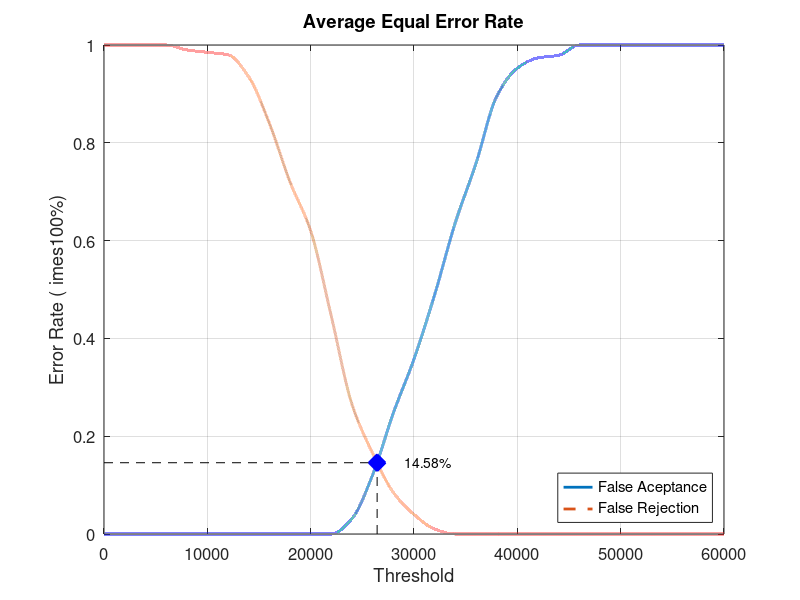
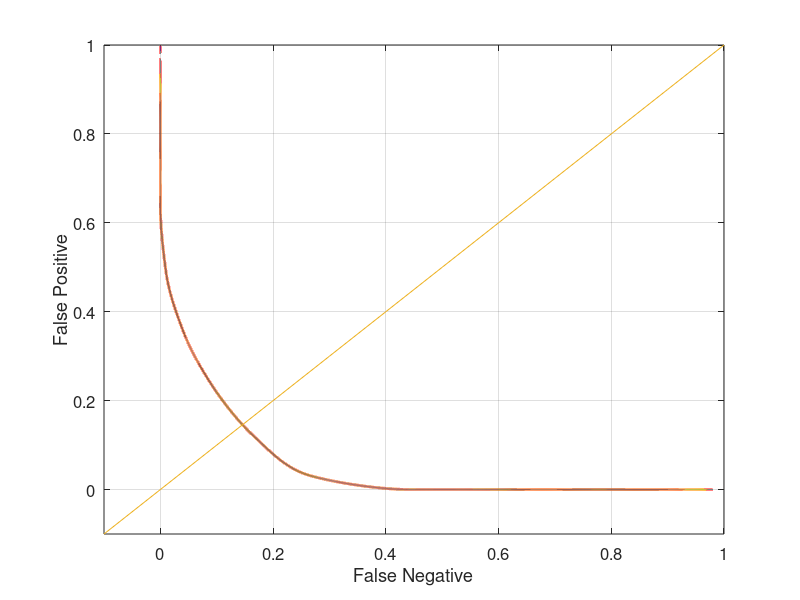

Source code (MATLAB) for these figures, in order:
close all;
clear;
clc;
x = 0:2000:60000;
xq = 0:0.5:60000;

y0 = [0 0 0 0 0 0 0 0 0 0 0 0 0.0315789 0.121053 0.247368 0.357895 0.489474 0.636842 0.757895 0.894737 0.952632 0.973684 0.978947 1 1 1 1 1 1 1 1]
yy0 = interp1(x, y0, xq, 'pchip');
y1 = [1 1 1 1 0.99 0.985 0.98 0.935 0.84 0.72 0.62 0.445 0.265 0.165 0.085 0.04 0.01 0 0 0 0 0 0 0 0 0 0 0 0 0 0]
yy1 = interp1(x, y1, xq, 'pchip');

% Calculating EER: 
y2 = abs(y0 - y1);
find(y2 == min(y2))
yy2 = abs(yy0 - yy1);
xEER = find(yy2 == min(yy2));
xEERIndex = xq(xEER) % X-axis EER
yEER = yy0(xEER) % Y-axis EER

main = figure
plot(xq, yy0,'-','LineWidth', 2);	hold on
plot(xq, yy1,'--','LineWidth', 2);	hold on
plot([xEERIndex xEERIndex], [0 yEER], 'k--');	hold on
plot([0 xEERIndex], [yEER yEER], 'k--');	hold on
plot(xEERIndex, yEER, 'bx', 'LineWidth', 10);	hold on
text(xEERIndex + 10 * xEERIndex / 100, yEER, [num2str(round((10000 * yEER)) / 100) '%'])
legend('False Aceptance', 'False Rejection', 'Location', 'SouthEast')
xlabel('Threshold')
ylabel('Error Rate (	imes100%)')
title('Average Equal Error Rate')
set(gca, 'FontSize', 12)
axis([0 60000 0 1])
grid on

print(main, 'Database1_3Main', '-dpng');
FNRxFPR = figure('Color', [1 1 1]);
plot(yy1, yy0, '-', yy1, yy0, 'LineWidth', 2);
hold on
y = -0.1:0.1:1
plot(y, y); 
set(gca, 'FontSize', 12)
xlabel('False Negative')
ylabel('False Positive')
axis([-0.1 1 -0.1 1])
set(gca, 'FontSize', 12)
grid on

print(FNRxFPR, 'Database1_3FNRxFPR','-dpng');
